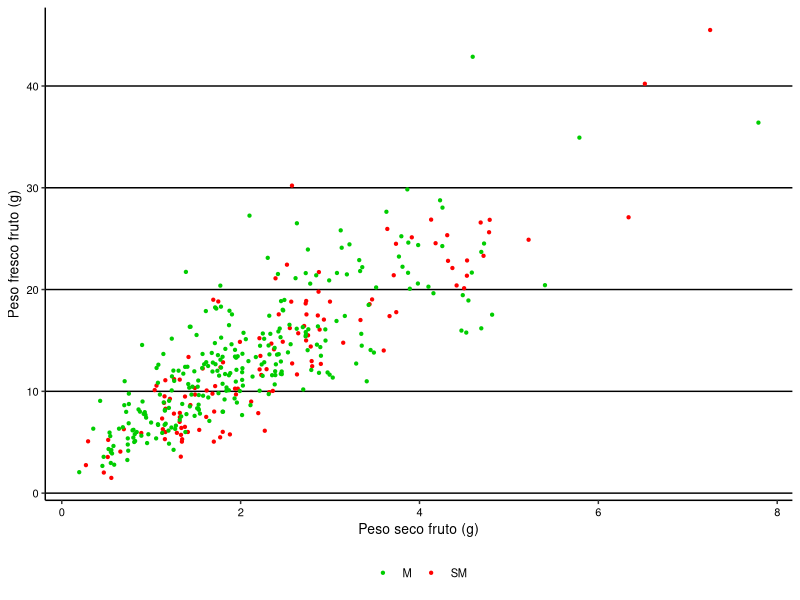

The R source for this figure:
## ---- chunk 1
knitr::opts_chunk$set(warning = FALSE, message = FALSE, echo = FALSE)

# Cargar de base de datos

library(readxl)
datospeso <- read_excel("database.xlsx", sheet="V fisico")

# Se asigna correctamente la clase de cada variable

datospeso$year<-factor(datospeso$year,levels=c("2019","2021","2022"))
datospeso$site<-factor(datospeso$site,levels=c("concordia", "palmar","gualeguaychu"))
datospeso$mad<-factor(datospeso$mad,levels=c("I", "MM","M","SM"))
datospeso$phenotype<-as.factor(datospeso$phenotype)
datospeso$id <-as.factor(datospeso$id)
datospeso$pff <- as.numeric(datospeso$pff)
datospeso$PSS <- as.numeric(datospeso$PSS)

## ---- chunk 2
knitr::opts_chunk$set(warning = FALSE, message = FALSE, echo = FALSE)

# Se quitan filas sin datos de peso seco (en este caso no hay)
library(dplyr)
datospeso_sna2 <- datospeso %>% filter(!is.na(PSF))
datospeso_sna3 <- datospeso_sna2 %>% filter(datospeso$mad == "SM")
datospeso_sna4 <- datospeso_sna2 %>% filter(datospeso$mad == "M")
datospeso_sna <- full_join(datospeso_sna3, datospeso_sna4)


## ---- chunk 3
knitr::opts_chunk$set(warning = FALSE, message = FALSE, echo = FALSE)

library(dplyr)

tps <- datospeso_sna %>%
  dplyr::summarise(n=n(),
            mean=mean(PSF),
            sd=sd(PSF))

library(ggplot2)

gg_pesoseco_3a <- ggplot(data=datospeso_sna, aes(x=PSF, y=pff, color=mad))+
  geom_point(size=0.8)+
  # facet_grid(.~year)+
  labs(x="Peso seco fruto (g)", y="Peso fresco fruto (g)")+
  theme_classic()+
  theme(plot.title = element_text(hjust = 0.5, size = rel(1.5))) +
  scale_color_manual(values = c("green3","red")) +
  # scale_color_manual(values = c("coral1","burlywood2","palegreen4")) +
  theme(legend.title=element_blank())+
  theme(legend.position='bottom')+
  theme(panel.grid.major.y = element_line(color='black'))+
  theme(panel.grid.major.x = element_blank())+
  theme(text = element_text(size=10, color='black'))+
  theme(axis.text = element_text(color='black'))
gg_pesoseco_3a

## ---- chunk 4
knitr::opts_chunk$set(warning = FALSE, message = FALSE, echo = FALSE)

modelo_ps <- lm(PSF ~ pff, data=datospeso_sna)

## ---- chunk 5
knitr::opts_chunk$set(warning = FALSE, message = FALSE, echo = FALSE)

summary(modelo_ps)

## ---- chunk 6
knitr::opts_chunk$set(warning = FALSE, message = FALSE, echo = FALSE)

## Predicciones del modelo

# Crear un nuevo data frame con los valores para pff
nuevos_datos <- data.frame(
  pff = datospeso$pff  # Valores de pff
)

nuevos_datos<- data.frame(pff = 50)

# Hacer predicciones
predicciones1 <- predict(modelo_ps, newdata = nuevos_datos)

# Ver las predicciones
print(predicciones1)

## ---- chunk 7
knitr::opts_chunk$set(warning = FALSE, message = FALSE, echo = FALSE)

# Cargar el paquete pwr
library(pwr)

# Especificar los parámetros
alfa <- 0.05  # Nivel de significancia (alfa) Error tipo I
beta <- 0.8  # Potencia estadística deseada (beta) Error tipo II
tamaño <- 1  # Tamaño del efecto esperado (debe especificarse si ya se sabe)
# 
# # Cálculo de magnitud del efecto
media_1 <-35.1 #Estimado en fruto fresco
media_2 <-32.3  #Estimado en fruto secado
w1 <- 1 # Modifica el peso del DE al grupo 1
w2 <- 1 # Modifica el peso del DE al grupo 2
desviacion_estandar1 <- 2.5
desviacion_estandar2 <- 0.1
desviacion_estandar_ponderada = sqrt((w1^2 * desviacion_estandar1^2 + w2^2 * desviacion_estandar2^2) / (w1^2 + w2^2))

efecto <- (media_1-media_2)/desviacion_estandar_ponderada

# Calcular el número mínimo de repeticiones
resultado <- pwr.t.test(
   d=efecto,
   n=NULL,
   sig.level=0.05,
   type="one.sample",
   alternative="two.sided",
   power = beta
  )

# Imprimir el resultado o mensaje de error
print(resultado)
